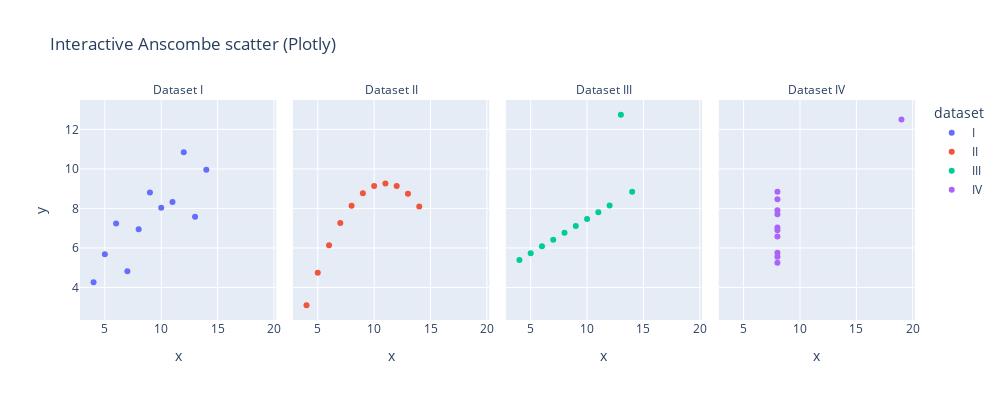

Notebook source saved alongside this figure:
### Code cell
fig = px.scatter(
    anscombe_melted,
    x='x', y='y',
    color='dataset',
    facet_col='dataset',
    title="Interactive Anscombe scatter (Plotly)"
)
fig.update_layout(height=400, width=1000)

new_titles = {"I": "Dataset I", "II": "Dataset II", "III": "Dataset III", "IV": "Dataset IV"}
fig.for_each_annotation(lambda a: a.update(text=new_titles[a.text.split("=")[-1].strip()]))

fig.show()

### Figure 1 — Plotly figure (JSON) as saved in the notebook; plotly's stock layout.template omitted (floating-point values rounded to 4 significant figures)
{"data": [{"hovertemplate": "dataset=I<br>x=%{x}<br>y=%{y}<extra></extra>", "legendgroup": "I", "marker": {"color": "#636efa", "symbol": "circle"}, "mode": "markers", "name": "I", "orientation": "v", "showlegend": true, "type": "scatter", "x": [10.0, 8.0, 13.0, 9.0, 11.0, 14.0, 6.0, 4.0, 12.0, 7.0, 5.0], "xaxis": "x", "y": [8.04, 6.95, 7.58, 8.81, 8.33, 9.96, 7.24, 4.26, 10.84, 4.82, 5.68], "yaxis": "y"}, {"hovertemplate": "dataset=II<br>x=%{x}<br>y=%{y}<extra></extra>", "legendgroup": "II", "marker": {"color": "#EF553B", "symbol": "circle"}, "mode": "markers", "name": "II", "orientation": "v", "showlegend": true, "type": "scatter", "x": [10.0, 8.0, 13.0, 9.0, 11.0, 14.0, 6.0, 4.0, 12.0, 7.0, 5.0], "xaxis": "x2", "y": [9.14, 8.14, 8.74, 8.77, 9.26, 8.1, 6.13, 3.1, 9.13, 7.26, 4.74], "yaxis": "y2"}, {"hovertemplate": "dataset=III<br>x=%{x}<br>y=%{y}<extra></extra>", "legendgroup": "III", "marker": {"color": "#00cc96", "symbol": "circle"}, "mode": "markers", "name": "III", "orientation": "v", "showlegend": true, "type": "scatter", "x": [10.0, 8.0, 13.0, 9.0, 11.0, 14.0, 6.0, 4.0, 12.0, 7.0, 5.0], "xaxis": "x3", "y": [7.46, 6.77, 12.74, 7.11, 7.81, 8.84, 6.08, 5.39, 8.15, 6.42, 5.73], "yaxis": "y3"}, {"hovertemplate": "dataset=IV<br>x=%{x}<br>y=%{y}<extra></extra>", "legendgroup": "IV", "marker": {"color": "#ab63fa", "symbol": "circle"}, "mode": "markers", "name": "IV", "orientation": "v", "showlegend": true, "type": "scatter", "x": [8.0, 8.0, 8.0, 8.0, 8.0, 8.0, 8.0, 19.0, 8.0, 8.0, 8.0], "xaxis": "x4", "y": [6.58, 5.76, 7.71, 8.84, 8.47, 7.04, 5.25, 12.5, 5.56, 7.91, 6.89], "yaxis": "y4"}], "layout": {"annotations": [{"font": {}, "showarrow": false, "text": "Dataset I", "x": 0.1175, "xanchor": "center", "xref": "paper", "y": 1, "yanchor": "bottom", "yref": "paper"}, {"font": {}, "showarrow": false, "text": "Dataset II", "x": 0.3725, "xanchor": "center", "xref": "paper", "y": 1, "yanchor": "bottom", "yref": "paper"}, {"font": {}, "showarrow": false, "text": "Dataset III", "x": 0.6275, "xanchor": "center", "xref": "paper", "y": 1, "yanchor": "bottom", "yref": "paper"}, {"font": {}, "showarrow": false, "text": "Dataset IV", "x": 0.8825, "xanchor": "center", "xref": "paper", "y": 1, "yanchor": "bottom", "yref": "paper"}], "height": 400, "legend": {"title": {"text": "dataset"}, "tracegroupgap": 0}, "title": {"text": "Interactive Anscombe scatter (Plotly)"}, "width": 1000, "xaxis": {"anchor": "y", "domain": [0, 0.235], "title": {"text": "x"}}, "xaxis2": {"anchor": "y2", "domain": [0.255, 0.49], "matches": "x", "title": {"text": "x"}}, "xaxis3": {"anchor": "y3", "domain": [0.51, 0.745], "matches": "x", "title": {"text": "x"}}, "xaxis4": {"anchor": "y4", "domain": [0.765, 1.0], "matches": "x", "title": {"text": "x"}}, "yaxis": {"anchor": "x", "domain": [0, 1], "title": {"text": "y"}}, "yaxis2": {"anchor": "x2", "domain": [0, 1], "matches": "y", "showticklabels": false}, "yaxis3": {"anchor": "x3", "domain": [0, 1], "matches": "y", "showticklabels": false}, "yaxis4": {"anchor": "x4", "domain": [0, 1], "matches": "y", "showticklabels": false}}}
